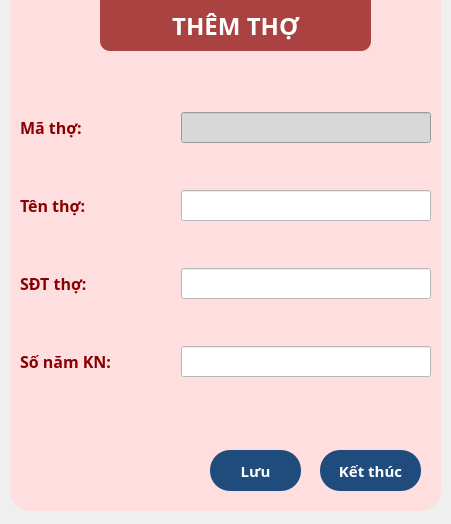
<?xml version="1.0" encoding="UTF-8"?>
<ui version="4.0">
 <class>barber_form</class>
 <widget class="QDialog" name="barber_form">
  <property name="geometry">
   <rect>
    <x>0</x>
    <y>0</y>
    <width>451</width>
    <height>524</height>
   </rect>
  </property>
  <property name="windowTitle">
   <string>Thêm thợ</string>
  </property>
  <property name="windowIcon">
   <iconset resource="bg_img.qrc">
    <normaloff>:/img/Barbershop/2.png</normaloff>:/img/Barbershop/2.png</iconset>
  </property>
  <property name="styleSheet">
   <string notr="true">QPushButton{
	padding: 10 0 10 0;
	border-radius: 20;
	color: rgb(255, 255, 255);
	background-color: rgb(31, 76, 124);
}
QPushButton:hover{
	background-color: rgb(46, 123, 175);
}
QPushButton:pressed{
	background-color: rgb(10, 158, 69);
}</string>
  </property>
  <widget class="QGroupBox" name="groupBox_2">
   <property name="geometry">
    <rect>
     <x>10</x>
     <y>90</y>
     <width>431</width>
     <height>411</height>
    </rect>
   </property>
   <property name="font">
    <font>
     <family>Noto Sans</family>
     <pointsize>16</pointsize>
     <weight>75</weight>
     <bold>true</bold>
    </font>
   </property>
   <property name="styleSheet">
    <string notr="true">QGroupBox{
	border: 0;
}</string>
   </property>
   <property name="title">
    <string/>
   </property>
   <widget class="QGroupBox" name="groupBox">
    <property name="geometry">
     <rect>
      <x>10</x>
      <y>-30</y>
      <width>411</width>
      <height>381</height>
     </rect>
    </property>
    <property name="styleSheet">
     <string notr="true">QGroupBox{
	border: 0px;
}

QLineEdit{
	background-color: rgb(255, 255, 255);
}
QLabel {
	color: rgb(136, 0, 0);
}</string>
    </property>
    <widget class="QWidget" name="layoutWidget">
     <property name="geometry">
      <rect>
       <x>0</x>
       <y>11</y>
       <width>411</width>
       <height>351</height>
      </rect>
     </property>
     <layout class="QGridLayout" name="gridLayout">
      <item row="0" column="0">
       <widget class="QLabel" name="label_2">
        <property name="font">
         <font>
          <family>Noto Sans</family>
          <pointsize>12</pointsize>
          <weight>75</weight>
          <bold>true</bold>
         </font>
        </property>
        <property name="text">
         <string>Mã thợ:</string>
        </property>
       </widget>
      </item>
      <item row="0" column="1">
       <widget class="QLineEdit" name="ma_tho_edit">
        <property name="minimumSize">
         <size>
          <width>200</width>
          <height>0</height>
         </size>
        </property>
        <property name="maximumSize">
         <size>
          <width>250</width>
          <height>16777215</height>
         </size>
        </property>
        <property name="font">
         <font>
          <family>Noto Sans</family>
          <pointsize>12</pointsize>
         </font>
        </property>
        <property name="styleSheet">
         <string notr="true">background-color: rgb(216, 216, 216);</string>
        </property>
        <property name="alignment">
         <set>Qt::AlignCenter</set>
        </property>
        <property name="readOnly">
         <bool>true</bool>
        </property>
       </widget>
      </item>
      <item row="1" column="0">
       <widget class="QLabel" name="label_3">
        <property name="font">
         <font>
          <family>Noto Sans</family>
          <pointsize>12</pointsize>
          <weight>75</weight>
          <bold>true</bold>
         </font>
        </property>
        <property name="text">
         <string>Tên thợ:</string>
        </property>
       </widget>
      </item>
      <item row="1" column="1">
       <widget class="QLineEdit" name="ten_tho_edit">
        <property name="minimumSize">
         <size>
          <width>200</width>
          <height>0</height>
         </size>
        </property>
        <property name="maximumSize">
         <size>
          <width>250</width>
          <height>16777215</height>
         </size>
        </property>
        <property name="font">
         <font>
          <family>Noto Sans</family>
          <pointsize>12</pointsize>
         </font>
        </property>
        <property name="alignment">
         <set>Qt::AlignCenter</set>
        </property>
       </widget>
      </item>
      <item row="2" column="0">
       <widget class="QLabel" name="label_4">
        <property name="font">
         <font>
          <family>Noto Sans</family>
          <pointsize>12</pointsize>
          <weight>75</weight>
          <bold>true</bold>
         </font>
        </property>
        <property name="text">
         <string>SĐT thợ:</string>
        </property>
       </widget>
      </item>
      <item row="2" column="1">
       <widget class="QLineEdit" name="sdt_tho_edit">
        <property name="minimumSize">
         <size>
          <width>200</width>
          <height>0</height>
         </size>
        </property>
        <property name="maximumSize">
         <size>
          <width>250</width>
          <height>16777215</height>
         </size>
        </property>
        <property name="font">
         <font>
          <family>Noto Sans</family>
          <pointsize>12</pointsize>
         </font>
        </property>
        <property name="alignment">
         <set>Qt::AlignCenter</set>
        </property>
       </widget>
      </item>
      <item row="3" column="0">
       <widget class="QLabel" name="label_5">
        <property name="font">
         <font>
          <family>Noto Sans</family>
          <pointsize>12</pointsize>
          <weight>75</weight>
          <bold>true</bold>
         </font>
        </property>
        <property name="text">
         <string>Số năm KN:</string>
        </property>
       </widget>
      </item>
      <item row="3" column="1">
       <widget class="QLineEdit" name="so_nam_kn_edit">
        <property name="minimumSize">
         <size>
          <width>200</width>
          <height>0</height>
         </size>
        </property>
        <property name="maximumSize">
         <size>
          <width>250</width>
          <height>16777215</height>
         </size>
        </property>
        <property name="font">
         <font>
          <family>Noto Sans</family>
          <pointsize>12</pointsize>
         </font>
        </property>
        <property name="alignment">
         <set>Qt::AlignCenter</set>
        </property>
       </widget>
      </item>
     </layout>
    </widget>
   </widget>
   <widget class="QPushButton" name="luu_them_tho_btn">
    <property name="geometry">
     <rect>
      <x>200</x>
      <y>360</y>
      <width>91</width>
      <height>41</height>
     </rect>
    </property>
    <property name="font">
     <font>
      <family>Noto Sans</family>
      <pointsize>11</pointsize>
      <weight>75</weight>
      <bold>true</bold>
     </font>
    </property>
    <property name="text">
     <string>Lưu</string>
    </property>
   </widget>
   <widget class="QPushButton" name="ket_thuc_them_tho_btn">
    <property name="geometry">
     <rect>
      <x>310</x>
      <y>360</y>
      <width>101</width>
      <height>41</height>
     </rect>
    </property>
    <property name="font">
     <font>
      <family>Noto Sans</family>
      <pointsize>11</pointsize>
      <weight>75</weight>
      <bold>true</bold>
     </font>
    </property>
    <property name="text">
     <string>Kết thúc</string>
    </property>
   </widget>
  </widget>
  <widget class="QWidget" name="widget_5" native="true">
   <property name="geometry">
    <rect>
     <x>10</x>
     <y>-20</y>
     <width>431</width>
     <height>531</height>
    </rect>
   </property>
   <property name="styleSheet">
    <string notr="true">border-radius: 20px;
background-color: rgb(255, 222, 223);
color: rgb(136, 0, 0);
</string>
   </property>
  </widget>
  <widget class="QLabel" name="label_15">
   <property name="geometry">
    <rect>
     <x>100</x>
     <y>0</y>
     <width>271</width>
     <height>51</height>
    </rect>
   </property>
   <property name="font">
    <font>
     <family>Noto Sans</family>
     <pointsize>18</pointsize>
     <weight>75</weight>
     <bold>true</bold>
    </font>
   </property>
   <property name="styleSheet">
    <string notr="true">color: rgb(255, 255, 255);
background-color: rgba(136, 0, 0, 70%);
border-radius: 0px;
border-bottom-left-radius: 10px;
border-bottom-right-radius: 10px;</string>
   </property>
   <property name="text">
    <string>THÊM THỢ</string>
   </property>
   <property name="alignment">
    <set>Qt::AlignCenter</set>
   </property>
  </widget>
  <zorder>widget_5</zorder>
  <zorder>groupBox_2</zorder>
  <zorder>label_15</zorder>
 </widget>
 <tabstops>
  <tabstop>ma_tho_edit</tabstop>
  <tabstop>ten_tho_edit</tabstop>
  <tabstop>sdt_tho_edit</tabstop>
  <tabstop>so_nam_kn_edit</tabstop>
  <tabstop>luu_them_tho_btn</tabstop>
  <tabstop>ket_thuc_them_tho_btn</tabstop>
 </tabstops>
 <resources>
  <include location="bg_img.qrc"/>
 </resources>
 <connections/>
</ui>
